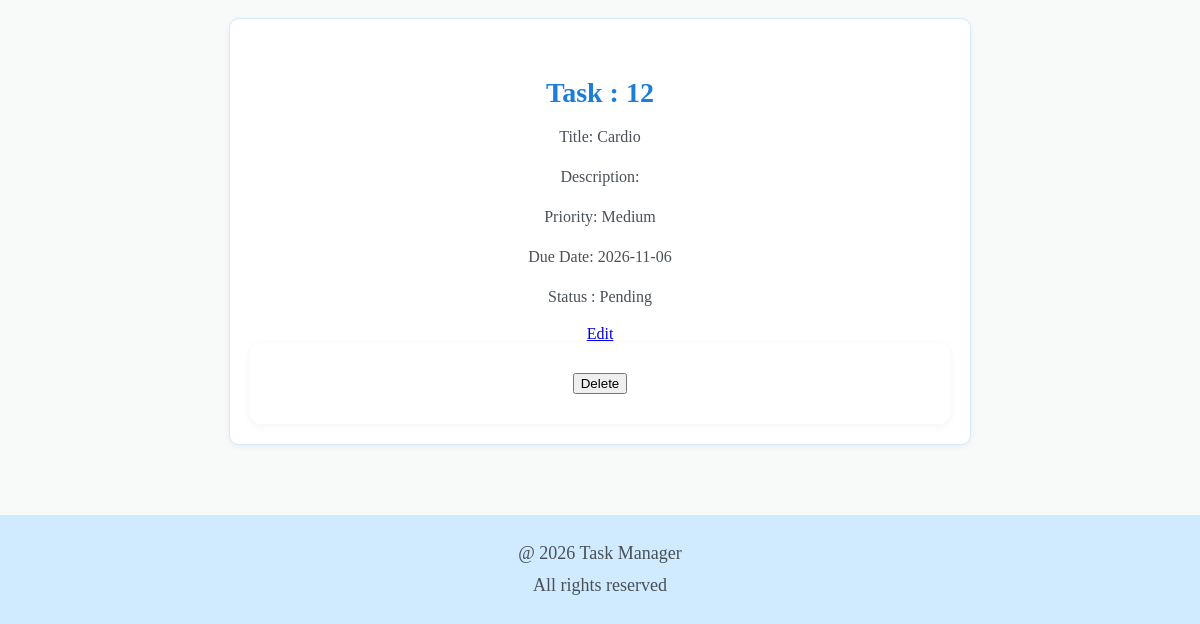
The app's page /view_task (lower part), older data.
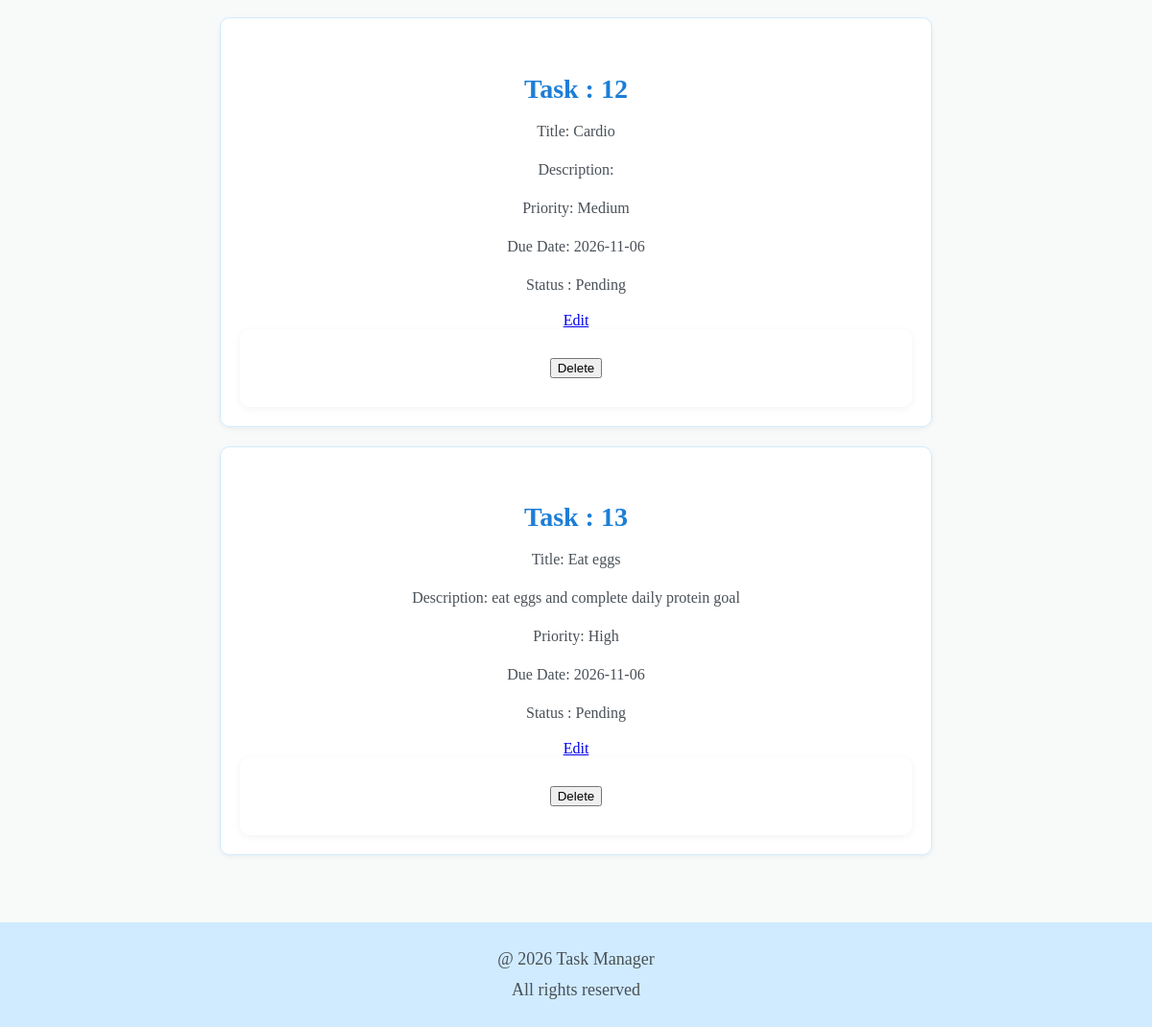
The same page, newer data.
### tables this page shows
CREATE TABLE tasks(

        id INTEGER PRIMARY KEY AUTOINCREMENT,
        title TEXT NOT NULL,
        description TEXT DEFAULT 'No description provided',
        priority TEXT NOT NULL 
            CHECK(priority in ('High', 'Medium', 'Low')),
        due_date TEXT DEFAULT NULL,
        status TEXT NOT NULL 
            CHECK(status in ('Pending', 'In Progress', 'Completed'))
    );

### Task-Manager/app.py (the view, shortened to what this page needs)
@app.route('/view_task')
def view_task():
    search = request.args.get('search', '')
    status = request.args.get('status', '')
    sort = request.args.get('sort', '')
    connection = None
    try:
        connection = get_db_connection()
        query = """
            SELECT * FROM tasks
            WHERE title LIKE ?
            AND (? = '' OR status = ?)
        """
        if sort == 'due_asc':
            query += " ORDER BY due_date ASC"
        elif sort == 'due_desc':
            query += " ORDER BY due_date DESC"
        cursor = connection.execute(
            query,
            ('%' + search + '%', status, status)
        )
        tasks = cursor.fetchall()
    except sqlite3.Error as error:
        print('Database error:', error)
        flash('Unable to retrieve tasks.', 'danger')
        tasks = []
    finally:
        if connection:
            connection.close()
    return render_template(
        'view_task.html',
        tasks=tasks,
        search=search,
        status=status,
        sort=sort
    )

### Task-Manager/app.py (called while the page is built)
def get_db_connection():
    connection = sqlite3.connect(DB_PATH)
    connection.row_factory = sqlite3.Row
    return connection

### Task-Manager/templates/view_task.html (shortened to what this page needs)
{% extends "base.html" %}
{% block content %}
<section id="task-display">
    {% for task in tasks %}
        <article class="task-item">
            <h4>Task : {{ task.id }}</h4>
            <p>Title: {{ task.title }}</p>
            <p>Description: {{ task.description }}</p>
            <p>Priority: {{ task.priority }}</p>
            <p>Due Date: {{ task.due_date }}</p>
            <p>Status : {{task.status}}</p>
            <a href="{{url_for('update_task', task_id=task.id)}}">Edit</a>
            <form  action="{{ url_for('delete_task', task_id=task.id) }}" method="POST">
                <button type="submit">Delete</button>
            </form>
        </article>
    {% else %}
        <p>No tasks available. Add your first task!</p>
    {% endfor %}
</section>
{% endblock %}

### Task-Manager/templates/base.html (shortened to what this page needs)
<!DOCTYPE html>
<html lang="en">
<head>
    <link rel="stylesheet" href="{{ url_for('static', filename='css/style.css') }}">
</head>
<body>
    <main>
        {% block content %}
        {% endblock %}
    </main>
    <footer id="footer">
        <div class="footer-container">
            <p>@ 2026 Task Manager</p>
            <p>All rights reserved</p>
        </div>
    </footer>
</body>
</html>

### Task-Manager/static/css/style.css (style rules this page uses)
body { font-family: 'Poppins','sans-serif'; color: #495057; background-color: #f8faf9; margin:0; }
form { padding: 30px; border-radius: 10px; box-shadow: 0px 2px 8px rgba(0, 0, 0, 0.05); }
#task-display { text-align: center; padding: 50px 20px; }
.task-item { background-color: white; border:1px solid #d0ebff; border-radius: 10px; padding: 20px; max-width: 700px; margin:20px auto ; box-shadow: 0px 2px 6px rgba(0, 0, 0, 0.05); }
.task-item h4 { color: #1c7ed6; margin-bottom: 10px ; font-size:28px; }
.task-item p { color: #495057; font-size: 16px; font-weight: 450; line-height: 1.5; }
#footer { background-color: #d0ebff; padding:20px 0; text-align: center; }
#footer p { font-size:18px; margin:5px 0; font-weight: 500; line-height: 1.5; }

Row changes from the older to the newer data that the page shows:
added tasks: id "13", title "Eat eggs", description "eat eggs and complete daily protein goal", priority "High", due_date "2026-11-06", status "Pending"
